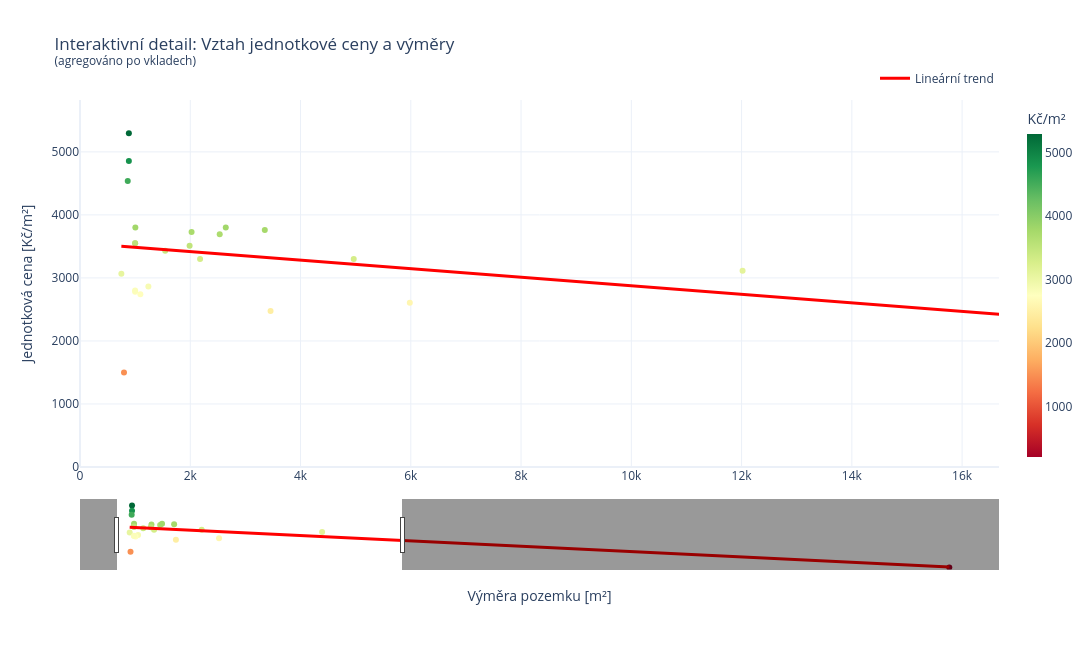

Notebook code for this chart:
### Code cell
# --- 10 a --- FINÁLNÍ ANALÝZA: JEDNOTNÉ FORMÁTOVÁNÍ (PLOCHA + ČAS)
import pandas as pd
import numpy as np
import seaborn as sns
import matplotlib.pyplot as plt
import matplotlib.dates as mdates
import plotly.express as px
import plotly.graph_objects as go
from matplotlib.dates import DateFormatter, AutoDateLocator

# --- 1) PŘÍPRAVA DAT (Agregace po vkladech) ---
col_cena   = "#JC"
col_plocha = "#CELKOVA_VYMERA"
col_vklad  = "cislo_vkladu"
col_datum  = "datum_podani"

# Filtrace platných dat
df_temp = df_parcel_data_ALL.dropna(subset=[col_cena, col_plocha, col_datum]).copy()

if col_vklad in df_temp.columns:
    df_vklad = (
        df_temp
        .sort_values(col_datum)
        .groupby(col_vklad, as_index=False)
        .agg({
            col_datum:  "first",
            col_cena:   "mean",
            col_plocha: "sum"
        })
    )
    suffix = "(agregováno po vkladech)"
else:
    df_vklad = df_temp
    suffix = "(jednotlivé záznamy)"

# --- 2) POMOCNÁ FUNKCE PRO STATICKÉ PRVKY (Kvartily + Trendy) ---
def add_static_elements(ax, xi, yi, xr, degree=3):
    """Přidá do grafu kvartily, lineární a polynomický trend s R2."""
    # Kvartily
    q1, q2, q3 = np.percentile(yi, [25, 50, 75])
    for val, col, label in [(q1, "purple", "25%"), (q2, "orange", "50%"), (q3, "green", "75%")]:
        ax.axhline(val, color=col, linestyle=":", linewidth=1.5, 
                   label=f"Q{label} = {val:,.0f}")

    # Regrese (vyžaduje dostatek unikátních bodů)
    if len(np.unique(xi)) > degree:
        # Lineární trend + R2
        a, b = np.polyfit(xi, yi, 1)
        r2_lin = np.corrcoef(xi, yi)[0, 1]**2
        ax.plot(xr, a * xr + b, color="red", lw=2.5, 
                label=f"Lineární: y={a:.2f}x+{b:+.2f}, $R^2$={r2_lin:.3f}")

        # Polynomický trend (st. 3)
        z = np.polyfit(xi, yi, degree)
        p = np.poly1d(z)
        r2_poly = 1 - (np.sum((yi - p(xi))**2) / np.sum((yi - np.mean(yi))**2))
        ax.plot(xr, p(xr), color="royalblue", linestyle="--", lw=2, 
                label=f"Polynom (st.{degree}): $R^2$={r2_poly:.3f}")

# --- 3) STATICKÝ GRAF: JEDNOTKOVÁ CENA A VÝMĚRA POZEMKU ---
def plot_static_area(df, suffix):
    xi, yi = df[col_plocha].values, df[col_cena].values
    xr = np.linspace(xi.min(), xi.max(), 500)
    
    fig, ax = plt.subplots(figsize=(14, 7), dpi=100)
    sns.set_style("whitegrid")
    
    sc = ax.scatter(xi, yi, c=yi, cmap="RdYlGn", s=65, edgecolor='k', alpha=0.7, zorder=3)
    add_static_elements(ax, xi, yi, xr)

    fig.colorbar(sc, ax=ax).set_label("Kč/m²")
    ax.set_title(f"Vztah jednotkové ceny [Kč/m²] a výměry pozemku [m²]\n{suffix} | n={len(df)}", 
                 fontsize=16, fontweight="bold")
    ax.set_xlabel("Výměra pozemku [m²]", fontsize=12)
    ax.set_ylabel("Jednotková cena [Kč/m²]", fontsize=12)
    
    ax.set_xlim(left=0)
    ax.set_ylim(bottom=0)
    ax.legend(loc="upper right", frameon=True, fontsize=10)
    plt.tight_layout()
    plt.show()

# --- 4) STATICKÝ GRAF: JEDNOTKOVÁ CENA A DATA VKLADU ---
def plot_static_time(df, suffix):
    df_sorted = df.sort_values(col_datum)
    xi_dates = df_sorted[col_datum]
    yi = df_sorted[col_cena].values
    
    # Převod pro regresi
    xi_ord = xi_dates.map(pd.Timestamp.toordinal).values
    xr_ord = np.linspace(xi_ord.min(), xi_ord.max(), 500)
    xr_dates = [pd.Timestamp.fromordinal(int(x)) for x in xr_ord]

    fig, ax = plt.subplots(figsize=(14, 7), dpi=100)
    sns.set_style("whitegrid")
    
    sc = ax.scatter(xi_dates, yi, c=yi, cmap="RdYlGn", s=65, edgecolor='k', alpha=0.7, zorder=3)
    add_static_elements(ax, xi_ord, yi, xr_ord)

    # Oprava vykreslení trendů na časové ose
    for line in ax.get_lines():
        if any(lbl in line.get_label() for lbl in ["Lineární", "Polynom"]):
            line.set_xdata(xr_dates)

    # Formátování osy X
    ax.xaxis.set_major_locator(mdates.AutoDateLocator())
    ax.xaxis.set_major_formatter(mdates.DateFormatter("%Y-%m"))
    fig.autofmt_xdate()
    
    fig.colorbar(sc, ax=ax).set_label("Kč/m²")
    ax.set_title(f"Vztah jednotkové ceny [Kč/m²] a data vkladu\n{suffix} | n={len(df)}", 
                 fontsize=16, fontweight="bold")
    ax.set_xlabel("Datum vkladu", fontsize=12)
    ax.set_ylabel("Jednotková cena [Kč/m²]", fontsize=12)
    
    ax.set_xlim(xi_dates.min(), xi_dates.max())
    ax.set_ylim(bottom=0)
    ax.legend(loc="upper right", frameon=True, fontsize=10)
    plt.tight_layout()
    plt.show()

# --- 5) INTERAKTIVNÍ DETAIL (Plotly) ---
def plot_interactive_detail(df, suffix):
    fig = px.scatter(
        df, x=col_plocha, y=col_cena, color=col_cena,
        color_continuous_scale="RdYlGn",
        hover_data=[col_vklad, col_datum],
        title=f"Interaktivní detail: Vztah jednotkové ceny a výměry<br><sup>{suffix}</sup>",
        labels={col_plocha: "Výměra pozemku [m²]", col_cena: "Jednotková cena [Kč/m²]"},
        template="plotly_white", width=1100, height=650
    )

    # Přidání lineárního trendu
    a, b = np.polyfit(df[col_plocha], df[col_cena], 1)
    xr = np.linspace(df[col_plocha].min(), df[col_plocha].max(), 100)
    fig.add_trace(go.Scatter(x=xr, y=a*xr+b, name="Lineární trend", 
                             line=dict(color="red", width=3)))

    fig.update_layout(
        xaxis=dict(rangeslider=dict(visible=True), 
                   range=[0, df[col_plocha].quantile(0.95)*1.5], 
                   rangemode="nonnegative", fixedrange=False),
        yaxis=dict(range=[0, df[col_cena].max()*1.1], 
                   rangemode="nonnegative", fixedrange=False),
        dragmode='zoom',
        legend=dict(orientation="h", yanchor="bottom", y=1.02, xanchor="right", x=1),
        coloraxis_colorbar=dict(title="Kč/m²", thickness=15),
        margin=dict(t=100)
    )
    fig.show(config={'scrollZoom': True, 'displayModeBar': True})

# --- 6) SPUŠTĚNÍ ---
if not df_vklad.empty:
    plot_static_area(df_vklad, suffix)   # Graf s výměrou
    plot_static_time(df_vklad, suffix)   # Graf s datem vkladu
    plot_interactive_detail(df_vklad, suffix) # Interaktivní detail

### Figure 1 — Plotly figure (JSON) as saved in the notebook; plotly's stock layout.template omitted (floating-point values rounded to 4 significant figures)
{"data": [{"customdata": [["V-10174/2021-208", "2021-10-19T12:57:20"], ["V-1362/2023-208", "2023-02-28T12:12:51"], ["V-190/2026-208", "2026-01-12T11:45:06"], ["V-213/2025-208", "2025-01-13T11:56:25"], ["V-2418/2022-208", "2022-03-17T12:52:08"], ["V-2797/2024-208", "2024-04-17T09:49:06"], ["V-3647/2024-208", "2024-05-16T08:50:24"], ["V-5703/2025-208", "2025-07-31T12:01:39"], ["V-5704/2024-208", "2024-07-29T15:04:40"], ["V-6006/2025-208", "2025-08-13T08:18:09"], ["V-6189/2025-208", "2025-08-20T11:30:46"], ["V-7124/2024-208", "2024-09-24T11:22:06"], ["V-7273/2025-208", "2025-10-01T13:37:03"], ["V-7431/2023-208", "2023-10-19T10:24:13"], ["V-7545/2024-208", "2024-10-09T11:50:43"], ["V-7717/2024-208", "2024-10-15T12:46:28"], ["V-8006/2023-208", "2023-11-09T11:19:47"], ["V-8062/2025-208", "2025-11-03T10:10:23"], ["V-8094/2023-208", "2023-11-14T08:54:06"], ["V-8669/2025-208", "2025-11-21T11:53:45"], ["V-9433/2024-208", "2024-12-09T10:46:45"], ["V-9504/2024-208", "2024-12-11T10:34:30"], ["V-9705/2024-208", "2024-12-17T10:17:12"], ["V-9912/2024-208", "2024-12-27T08:45:59"]], "hovertemplate": "Výměra pozemku [m²]=%{x}<br>Jednotková cena [Kč/m²]=%{marker.color}<br>cislo_vkladu=%{customdata[0]}<br>datum_podani=%{customdata[1]}<extra></extra>", "legendgroup": "", "marker": {"color": [2863.0, 3759.0, 3800.0, 3115.0, 205.1, 2474.0, 2604, 3729.0, 2780, 5293.0, 3550, 2740.0, 3300.0, 3067.0, 4853.0, 3300, 1500, 3694.0, 3800, 3511.0, 2800, 3430.0, 3550, 4538.0], "coloraxis": "coloraxis", "symbol": "circle"}, "mode": "markers", "name": "", "orientation": "v", "showlegend": false, "type": "scatter", "x": [1240, 3352, 1004, 12018, 48745, 3456, 5982, 2024, 1000, 886, 1000, 1095, 2178, 750, 886, 4965, 798, 2534, 2644, 1988, 1000, 1545, 1000, 866], "xaxis": "x", "y": [2863.0, 3759.0, 3800.0, 3115.0, 205.1, 2474.0, 2604, 3729.0, 2780, 5293.0, 3550, 2740.0, 3300.0, 3067.0, 4853.0, 3300, 1500, 3694.0, 3800, 3511.0, 2800, 3430.0, 3550, 4538.0], "yaxis": "y"}, {"line": {"color": "red", "width": 3}, "name": "Lineární trend", "type": "scatter", "x": [750, 1235.0, 1720.0, 2204.0, 2689.0, 3174.0, 3659.0, 4144.0, 4628.0, 5113.0, 5598.0, 6083.0, 6568.0, 7052.0, 7537.0, 8022.0, 8507.0, 8992.0, 9476.0, 9961.0, 10450.0, 10930.0, 11420.0, 11900.0, 12390.0, 12870.0, 13350.0, 13840.0, 14320.0, 14810.0, 15290.0, 15780.0, 16260.0, 16750.0, 17230.0, 17720.0, 18200.0, 18690.0, 19170.0, 19660.0, 20140.0, 20630.0, 21110.0, 21600.0, 22080.0, 22570.0, 23050.0, 23540.0, 24020.0, 24510.0, 24990.0, 25470.0, 25960.0, 26440.0, 26930.0, 27410.0, 27900.0, 28380.0, 28870.0, 29350.0, 29840.0, 30320.0, 30810.0, 31290.0, 31780.0, 32260.0, 32750.0, 33230.0, 33720.0, 34200.0, 34690.0, 35170.0, 35660.0, 36140.0, 36630.0, 37110.0, 37590.0, 38080.0, 38560.0, 39050.0, 39530.0, 40020.0, 40500.0, 40990.0, 41470.0, 41960.0, 42440.0, 42930.0, 43410.0, 43900.0, 44380.0, 44870.0, 45350.0, 45840.0, 46320.0, 46810.0, 47290.0, 47780.0, 48260.0, 48745], "y": [3501.0, 3468.0, 3435.0, 3402.0, 3369.0, 3336.0, 3303.0, 3271.0, 3238.0, 3205.0, 3172.0, 3139.0, 3106.0, 3073.0, 3041.0, 3008.0, 2975.0, 2942.0, 2909.0, 2876.0, 2843.0, 2811.0, 2778.0, 2745.0, 2712.0, 2679.0, 2646.0, 2613.0, 2581.0, 2548.0, 2515.0, 2482.0, 2449.0, 2416.0, 2383.0, 2351.0, 2318.0, 2285.0, 2252.0, 2219.0, 2186.0, 2153.0, 2121.0, 2088.0, 2055.0, 2022.0, 1989.0, 1956.0, 1923.0, 1891.0, 1858.0, 1825.0, 1792.0, 1759.0, 1726.0, 1693.0, 1660.0, 1628.0, 1595.0, 1562.0, 1529.0, 1496.0, 1463.0, 1430.0, 1398.0, 1365.0, 1332.0, 1299.0, 1266.0, 1233.0, 1200.0, 1168.0, 1135.0, 1102.0, 1069.0, 1036.0, 1003.0, 970.4, 937.6, 904.7, 871.9, 839.0, 806.2, 773.3, 740.4, 707.6, 674.7, 641.9, 609.0, 576.1, 543.3, 510.4, 477.6, 444.7, 411.8, 379.0, 346.1, 313.3, 280.4, 247.5]}], "layout": {"coloraxis": {"colorbar": {"thickness": 15, "title": {"text": "Kč/m²"}}, "colorscale": [[0, "rgb(165,0,38)"], [0.1, "rgb(215,48,39)"], [0.2, "rgb(244,109,67)"], [0.3, "rgb(253,174,97)"], [0.4, "rgb(254,224,139)"], [0.5, "rgb(255,255,191)"], [0.6, "rgb(217,239,139)"], [0.7, "rgb(166,217,106)"], [0.8, "rgb(102,189,99)"], [0.9, "rgb(26,152,80)"], [1, "rgb(0,104,55)"]]}, "dragmode": "zoom", "height": 650, "legend": {"orientation": "h", "tracegroupgap": 0, "x": 1, "xanchor": "right", "y": 1.02, "yanchor": "bottom"}, "margin": {"t": 100}, "title": {"text": "Interaktivní detail: Vztah jednotkové ceny a výměry<br><sup>(agregováno po vkladech)</sup>"}, "width": 1100, "xaxis": {"anchor": "y", "domain": [0, 1], "fixedrange": false, "range": [0, 16670.0], "rangemode": "nonnegative", "rangeslider": {"visible": true}, "title": {"text": "Výměra pozemku [m²]"}}, "yaxis": {"anchor": "x", "domain": [0, 1], "fixedrange": false, "range": [0, 5823.0], "rangemode": "nonnegative", "title": {"text": "Jednotková cena [Kč/m²]"}}}}
